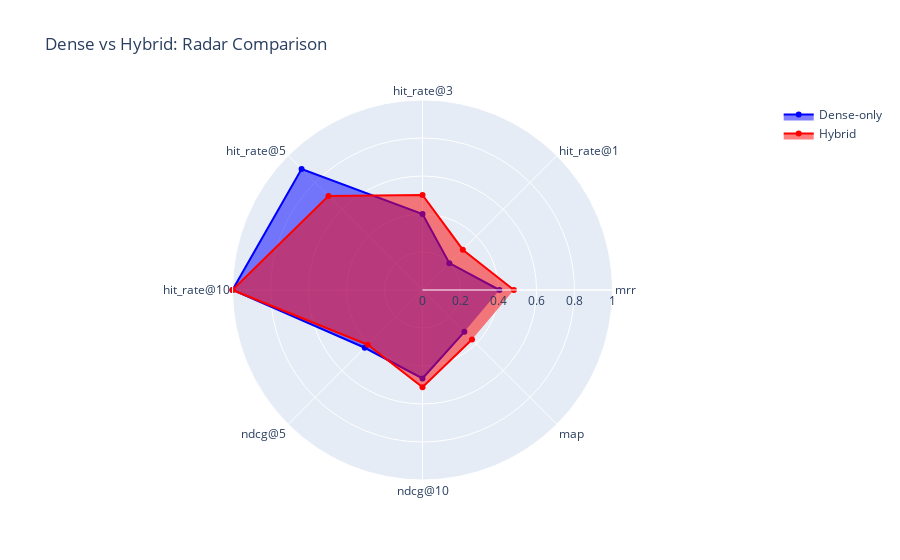

Notebook cell for this chart:
### Markdown cell above
## 6. Radar Chart: Overall Comparison

### Code cell
# Radar chart for overall comparison
metrics = list(summary["dense_avg"].keys())
dense_values = [summary["dense_avg"][m] for m in metrics]
hybrid_values = [summary["hybrid_avg"][m] for m in metrics]

fig = go.Figure()

fig.add_trace(go.Scatterpolar(
    r=dense_values,
    theta=metrics,
    fill='toself',
    name='Dense-only',
    line_color='blue'
))

fig.add_trace(go.Scatterpolar(
    r=hybrid_values,
    theta=metrics,
    fill='toself',
    name='Hybrid',
    line_color='red'
))

fig.update_layout(
    polar=dict(
        radialaxis=dict(
            visible=True,
            range=[0, 1]
        )
    ),
    showlegend=True,
    title="Dense vs Hybrid: Radar Comparison"
)

fig.show()

### Figure 1 — Plotly figure (JSON) as saved in the notebook; plotly's stock layout.template omitted (floating-point values rounded to 4 significant figures)
{"data": [{"fill": "toself", "line": {"color": "blue"}, "name": "Dense-only", "r": [0.405, 0.2, 0.4, 0.9, 1.0, 0.4299, 0.4655, 0.3117], "theta": ["mrr", "hit_rate@1", "hit_rate@3", "hit_rate@5", "hit_rate@10", "ndcg@5", "ndcg@10", "map"], "type": "scatterpolar"}, {"fill": "toself", "line": {"color": "red"}, "name": "Hybrid", "r": [0.481, 0.3, 0.5, 0.7, 1.0, 0.4072, 0.5118, 0.3685], "theta": ["mrr", "hit_rate@1", "hit_rate@3", "hit_rate@5", "hit_rate@10", "ndcg@5", "ndcg@10", "map"], "type": "scatterpolar"}], "layout": {"polar": {"radialaxis": {"range": [0, 1], "visible": true}}, "showlegend": true, "title": {"text": "Dense vs Hybrid: Radar Comparison"}}}
